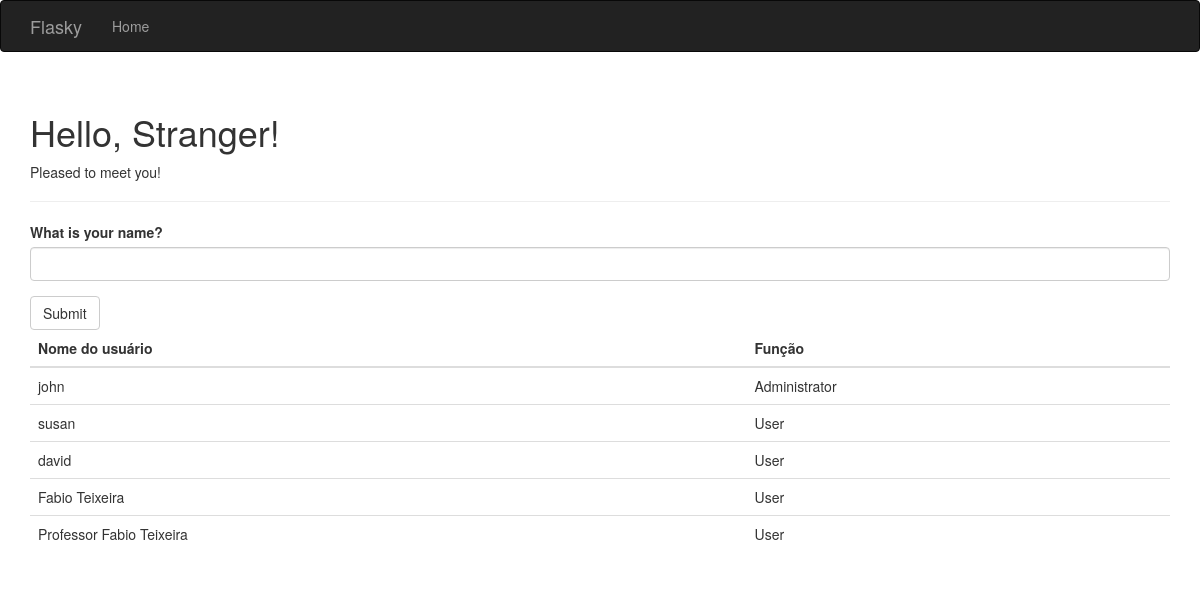
Before: / with the older database file.
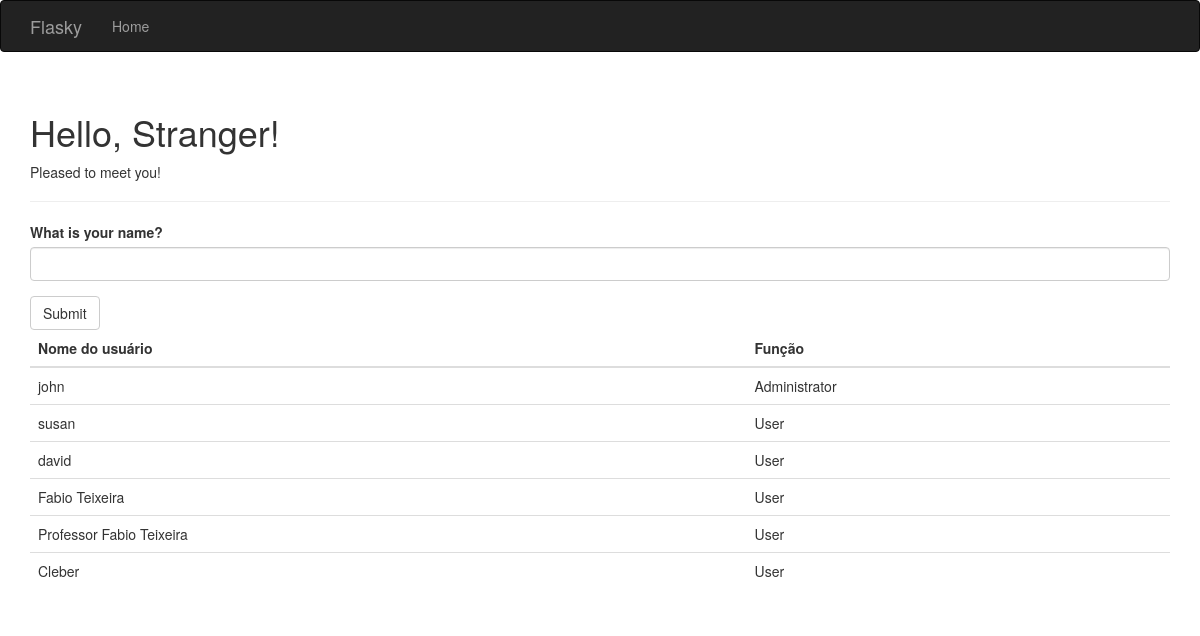
After: the same page with the newer database file.
### main.py (models this page shows, shortened)
class User(db.Model):
  __tablename__ = 'users'
  id = db.Column(db.Integer, primary_key=True)
  username = db.Column(db.String(64), unique=True, index=True)
  role_id = db.Column(db.Integer, db.ForeignKey('roles.id'))

class Role(db.Model):
  __tablename__ = 'roles'
  id = db.Column(db.Integer, primary_key=True)
  name = db.Column(db.String(64), unique=True)
  users = db.relationship('User', backref='role', lazy='dynamic')

### main.py (the view, shortened to what this page needs)
@app.route('/', methods=['GET', 'POST'])
def index():
  form = NameForm()
  users = User.query.all()
  return render_template('index.html',
                         form=form,
                         name=session.get('name'),
                         known=session.get('known', False),
                         users=users)

### main.py
class NameForm(FlaskForm):
  name = StringField('What is your name?', validators=[DataRequired()])
  submit = SubmitField('Submit')

### templates/index.html (shortened to what this page needs)
{% extends "base.html" %}
{% import "bootstrap/wtf.html" as wtf %}
{% block page_content %}
<div class="page-header">
    <h1>Hello, {% if name %}{{ name }}{% else %}Stranger{% endif %}!</h1>
    {% if not known %}
    <p>Pleased to meet you!</p>
    {% else %}
    <p>Happy to see you again!</p>
    {% endif %}
</div>
{{ wtf.quick_form(form) }}
{% if users %}
<table class="table">
  <thead>
    <tr>
      <th scope="col">Nome do usuário</th>
      <th scope="col">Função</th>
    </tr>
  </thead>
  <tbody>
    {% for user in users %}
    <tr>
      <td>{{ user.username }}</td>
      <td>{{ user.role.name if user.role else 'User' }}</td>
    </tr>
    {% endfor %}
  </tbody>
</table>
{% endif %}
{% endblock %}

### templates/base.html (shortened to what this page needs)
{% extends "bootstrap/base.html" %}
{% block head %}
{{ super() }}
{% endblock %}
{% block navbar %}
<div class="navbar navbar-inverse" role="navigation">
    <div class="container">
        <div class="navbar-header">
            <a class="navbar-brand" href="/">Flasky</a>
        </div>
        <div class="navbar-collapse collapse">
            <ul class="nav navbar-nav">
                <li><a href="/">Home</a></li>
            </ul>
        </div>
    </div>
</div>
{% endblock %}
{% block content %}
<div class="container">
    {% block page_content %}{% endblock %}
</div>
{% endblock %}

Changed rows visible on the page:
added User: username "Cleber", role "User"
